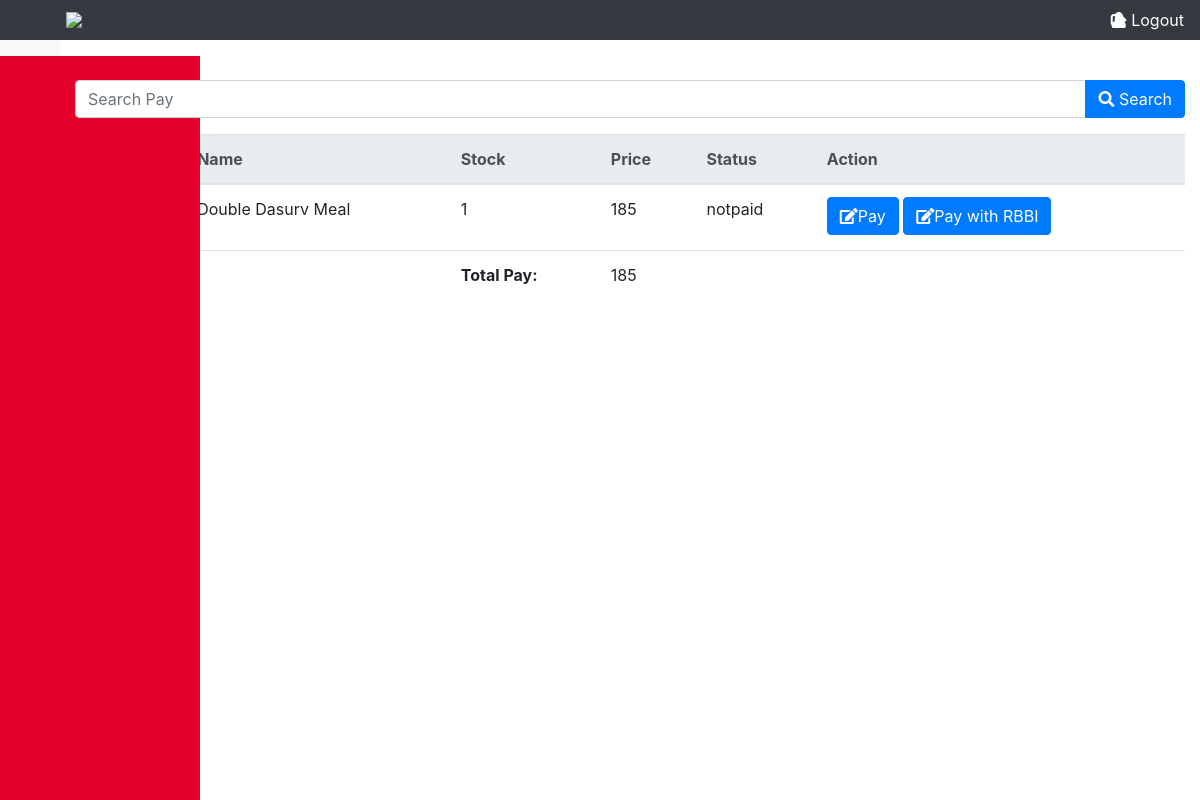
Screenshot of /index.php/pay/search with the database file from the repository.
### tables this page shows
CREATE TABLE `tbl_pay` (
  `pay_id` int(30) NOT NULL AUTO_INCREMENT,
  `img` varchar(90) DEFAULT NULL,
  `name` varchar(90) DEFAULT NULL,
  `stock` int(60) DEFAULT NULL,
  `price` int(60) DEFAULT NULL,
  `status` varchar(60) DEFAULT NULL,
  PRIMARY KEY (`pay_id`)
);

### application/controllers/pay.php (called while the page is built, shortened)
<?php
class Pay extends CI_controller
{
    public function __construct()
    {
        $this->load->library('session');
        $this->load->model('Pay_model');
    }
    public function search()
    {
        $keyword = $this->input->post('keyword');
        $data['pays'] = $this->Pay_model->search_pay($keyword);
        $user = $this->session->userData('user');
        $data['user'] = $user;
        $this->load->view('show_pay', $data);
    }
}
?>

### index.php (called while the page is built, shortened)
<?php
require_once BASEPATH.'core/CodeIgniter.php';

### application/models/Pay_model.php (called while the page is built, shortened)
<?php
    class Pay_model extends CI_model {
        public function search_pay($keyword) {
            $this->db->or_like('pay_id', $keyword);
            $this->db->or_like('name', $keyword);
            $this->db->or_like('price', $keyword);
            return $this->db->get('tbl_pay')->result_array();
        }
    }
?>

### application/views/show_pay.php (the view, shortened to what this page needs)
<!DOCTYPE html>
<html lang="en">
<head>
    <link rel="stylesheet" href="https://maxcdn.bootstrapcdn.com/bootstrap/4.0.0/css/bootstrap.min.css">
    <link rel="stylesheet" href="https://stackpath.bootstrapcdn.com/bootstrap/4.5.2/css/bootstrap.min.css">
    <link rel="stylesheet" href="https://cdnjs.cloudflare.com/ajax/libs/font-awesome/5.15.3/css/all.min.css">
</head>
<body>
    <div class="content">
        <nav class="navbar navbar-dark bg-dark">
            <img src="https://www.kfc.com.ph/Content/OnlineOrderingImages/Shared/logo.svg"
                style="width: 60px; height: auto; margin-left: 50px;">
            <a class="text-white"><i class="fas fa-user"></i>
            </a>
            <a class="logoutlink" href="<?php echo site_url('dashboard/logout'); ?>"><i class="fas fa-sign-out-alt"></i>
                Logout</a>
        </nav>
        <div class="sidebar">
        </div>
    </div>
    <div class="container">
        <form action="<?php echo site_url('pay/search'); ?>" method="post" class="mb-3">
            <div class="input-group">
                <input type="text" class="form-control" placeholder="Search Pay" name="keyword">
                <div class="input-group-append">
                    <button class="btn btn-primary" type="submit"><i class="fas fa-search"></i> Search</button>
                </div>
            </div>
        </form>
        <table class="table">
            <thead class="thead-light">
                <tr>
                    <th>Image</th>
                    <th>Name</th>
                    <th>Stock</th>
                    <th>Price</th>
                    <th>Status</th>
                    <th>Action</th>
                </tr>
            </thead>
            <tbody>
                <?php $totalPrice = 0;
                foreach ($pays as $pay): ?>
                    <tr>
                        <td>
                            <div>
                            </div>
                        </td>
                        <td>
                            <?php echo $pay['name']; ?>
                        </td>
                        <td>
                            <?php echo $pay['stock']; ?>
                        </td>
                        <td>
                            <?php echo $pay['price']; ?>
                        </td>
                        <td>
                            <?php echo $pay['status']; ?>
                        </td>
                        <?php
                        $totalPrice = 0;
                        $totalPrice += $pay['price'] * $pay['stock'];
                        ?>
                        <td>
                            <button type="button" class="btn btn-primary edit-button" data-toggle="modal"
                                data-target="#editModal" data-pay_id="<?php echo $pay['pay_id']; ?>"><i
                                    class="fas fa-edit"></i>Pay</button>
                            <a type="button" class="btn btn-primary"
                                href='http://192.168.10.128/RBBI/index.php/access/index/56/<?php echo $totalPrice ?>?url=http://192.168.10.89/kfc/index.php/pay/&data=<?php echo $pay['pay_id'] ?>'><i
                                    class="fas fa-edit"></i>Pay with RBBI</a>
                        </td>
                    </tr>
                <?php endforeach; ?>
            </tbody>
            <tfoot class="tfoot-light">
                <tr>
                    <td colspan="2"></td>
                    <td><strong>Total Pay:</strong></td>
                    <td>
                        <?php
                        echo $totalPrice;
                        ?>
                    </td>
                    <td></td>
                    <td></td>
                </tr>
            </tfoot>
        </table>
    </div>
</body>
</html>

### application/views/show_pay.php (style rules this page uses)
body { display: flex; min-height: 100vh; }
.container { margin-top: 80px; }
.navbar { position: fixed; top: 0; left: 0; width: 100%; z-index: 999; }
.logoutlink { color: white; margin-left: -500px; }
.sidebar { position: fixed; top: 56px; left: 0; height: 100%; width: 200px; background-color: #E4002B; color: #fff; padding-top: 20px; padding-top: 50px; }
.content { flex-grow: 1; background-color: #f8f9fa; padding: 20px; }

### rows the page displays
tbl_pay: name "Double Dasurv Meal", stock "1", price "185", status "notpaid"

### other values shown
$totalPrice "185"
